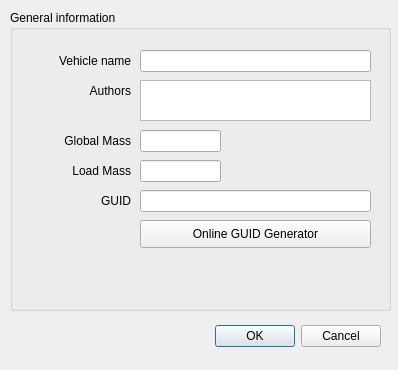
<?xml version="1.0" encoding="UTF-8"?>
<ui version="4.0">
 <class>NewProjectDialog</class>
 <widget class="QDialog" name="NewProjectDialog">
  <property name="geometry">
   <rect>
    <x>0</x>
    <y>0</y>
    <width>398</width>
    <height>370</height>
   </rect>
  </property>
  <property name="windowTitle">
   <string>New NodeBeam ...</string>
  </property>
  <widget class="QDialogButtonBox" name="buttonBox">
   <property name="geometry">
    <rect>
     <x>40</x>
     <y>320</y>
     <width>341</width>
     <height>32</height>
    </rect>
   </property>
   <property name="orientation">
    <enum>Qt::Horizontal</enum>
   </property>
   <property name="standardButtons">
    <set>QDialogButtonBox::Cancel|QDialogButtonBox::Ok</set>
   </property>
  </widget>
  <widget class="QGroupBox" name="groupBox">
   <property name="geometry">
    <rect>
     <x>10</x>
     <y>10</y>
     <width>381</width>
     <height>301</height>
    </rect>
   </property>
   <property name="title">
    <string>General information</string>
   </property>
   <widget class="QLabel" name="label">
    <property name="geometry">
     <rect>
      <x>20</x>
      <y>40</y>
      <width>101</width>
      <height>21</height>
     </rect>
    </property>
    <property name="text">
     <string>Vehicle name</string>
    </property>
    <property name="alignment">
     <set>Qt::AlignRight|Qt::AlignTrailing|Qt::AlignVCenter</set>
    </property>
   </widget>
   <widget class="QLabel" name="label_2">
    <property name="geometry">
     <rect>
      <x>20</x>
      <y>70</y>
      <width>101</width>
      <height>21</height>
     </rect>
    </property>
    <property name="text">
     <string>Authors</string>
    </property>
    <property name="alignment">
     <set>Qt::AlignRight|Qt::AlignTrailing|Qt::AlignVCenter</set>
    </property>
   </widget>
   <widget class="QLabel" name="label_3">
    <property name="geometry">
     <rect>
      <x>20</x>
      <y>120</y>
      <width>101</width>
      <height>21</height>
     </rect>
    </property>
    <property name="text">
     <string>Global Mass</string>
    </property>
    <property name="alignment">
     <set>Qt::AlignRight|Qt::AlignTrailing|Qt::AlignVCenter</set>
    </property>
   </widget>
   <widget class="QLabel" name="label_4">
    <property name="geometry">
     <rect>
      <x>20</x>
      <y>150</y>
      <width>101</width>
      <height>21</height>
     </rect>
    </property>
    <property name="text">
     <string>Load Mass</string>
    </property>
    <property name="alignment">
     <set>Qt::AlignRight|Qt::AlignTrailing|Qt::AlignVCenter</set>
    </property>
   </widget>
   <widget class="QLineEdit" name="lineEdit">
    <property name="geometry">
     <rect>
      <x>130</x>
      <y>40</y>
      <width>231</width>
      <height>22</height>
     </rect>
    </property>
   </widget>
   <widget class="QPlainTextEdit" name="plainTextEdit">
    <property name="geometry">
     <rect>
      <x>130</x>
      <y>70</y>
      <width>231</width>
      <height>41</height>
     </rect>
    </property>
   </widget>
   <widget class="QLineEdit" name="lineEdit_2">
    <property name="geometry">
     <rect>
      <x>130</x>
      <y>120</y>
      <width>81</width>
      <height>22</height>
     </rect>
    </property>
   </widget>
   <widget class="QLineEdit" name="lineEdit_3">
    <property name="geometry">
     <rect>
      <x>130</x>
      <y>150</y>
      <width>81</width>
      <height>22</height>
     </rect>
    </property>
   </widget>
   <widget class="QLineEdit" name="lineEdit_4">
    <property name="geometry">
     <rect>
      <x>130</x>
      <y>180</y>
      <width>231</width>
      <height>22</height>
     </rect>
    </property>
   </widget>
   <widget class="QLabel" name="label_5">
    <property name="geometry">
     <rect>
      <x>20</x>
      <y>180</y>
      <width>101</width>
      <height>21</height>
     </rect>
    </property>
    <property name="text">
     <string>GUID</string>
    </property>
    <property name="alignment">
     <set>Qt::AlignRight|Qt::AlignTrailing|Qt::AlignVCenter</set>
    </property>
   </widget>
   <widget class="QPushButton" name="pushButton">
    <property name="geometry">
     <rect>
      <x>130</x>
      <y>210</y>
      <width>231</width>
      <height>28</height>
     </rect>
    </property>
    <property name="text">
     <string>Online GUID Generator</string>
    </property>
   </widget>
  </widget>
 </widget>
 <resources/>
 <connections>
  <connection>
   <sender>buttonBox</sender>
   <signal>accepted()</signal>
   <receiver>NewProjectDialog</receiver>
   <slot>accept()</slot>
   <hints>
    <hint type="sourcelabel">
     <x>248</x>
     <y>254</y>
    </hint>
    <hint type="destinationlabel">
     <x>157</x>
     <y>274</y>
    </hint>
   </hints>
  </connection>
  <connection>
   <sender>buttonBox</sender>
   <signal>rejected()</signal>
   <receiver>NewProjectDialog</receiver>
   <slot>reject()</slot>
   <hints>
    <hint type="sourcelabel">
     <x>316</x>
     <y>260</y>
    </hint>
    <hint type="destinationlabel">
     <x>286</x>
     <y>274</y>
    </hint>
   </hints>
  </connection>
 </connections>
</ui>
